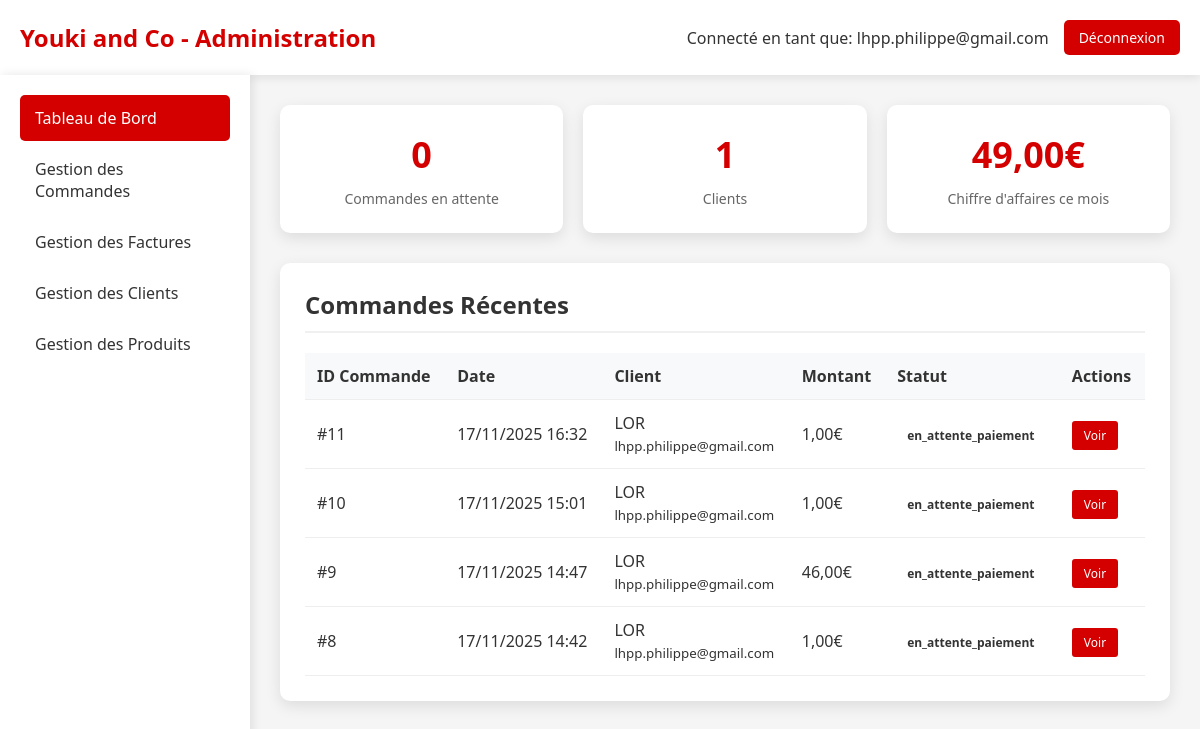
The page /admin_dashboard.php (signed in) on the database as committed earlier.
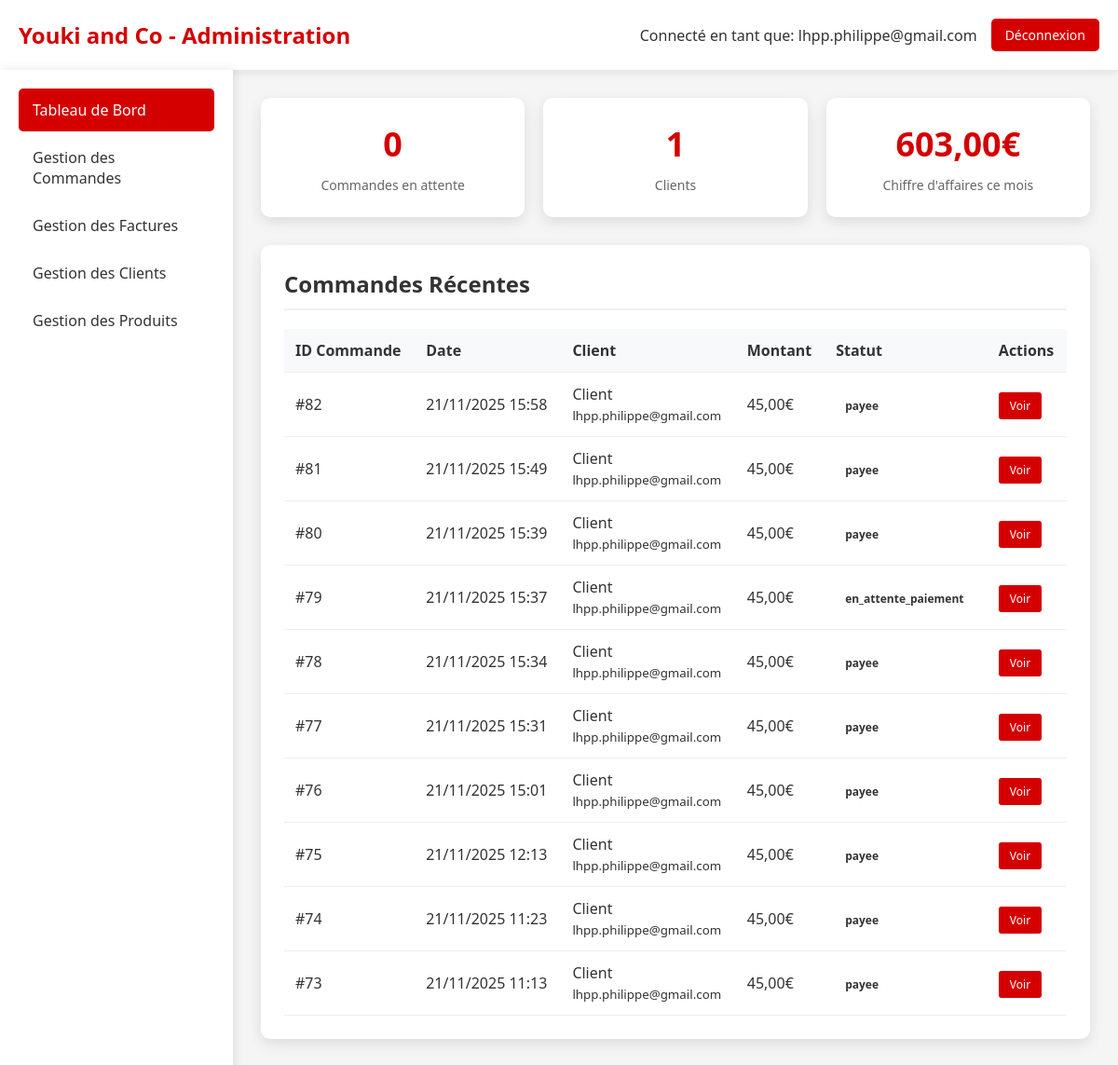
The same page on the database as committed later.
### tables this page shows
CREATE TABLE IF NOT EXISTS `commande` (
  `idCommande` bigint NOT NULL AUTO_INCREMENT,
  `idClient` bigint NOT NULL,
  `idAdresseLivraison` bigint NOT NULL,
  `idAdresseFacturation` bigint DEFAULT NULL,
  `dateCommande` datetime NOT NULL,
  `modeReglement` varchar(20) NOT NULL DEFAULT 'CB',
  `delaiLivraison` date NOT NULL,
  `fraisDePort` double NOT NULL,
  `montantTotal` double NOT NULL,
  `statut` varchar(20) NOT NULL DEFAULT 'en_attente',
  `statut_paiement` enum('en_attente','payee','echec','annulee','rembourse') DEFAULT 'en_attente',
  `idPaiement` int DEFAULT NULL,
  PRIMARY KEY (`idCommande`),
  KEY `Commande_idClient_FK` (`idClient`),
  KEY `Commande_idAdresseLivraison_FK` (`idAdresseLivraison`),
  KEY `idAdresseFacturation` (`idAdresseFacturation`)
);

CREATE TABLE IF NOT EXISTS `client` (
  `idClient` bigint NOT NULL AUTO_INCREMENT,
  `email` varchar(50) NOT NULL,
  `motDePasse` varchar(255) DEFAULT NULL,
  `nom` varchar(50) DEFAULT NULL,
  `prenom` varchar(50) DEFAULT NULL,
  `telephone` varchar(20) DEFAULT NULL,
  `email_confirme` tinyint(1) DEFAULT '0',
  `token_confirmation` varchar(64) DEFAULT NULL,
  `token_expires` datetime DEFAULT NULL,
  `type` enum('temporaire','permanent') DEFAULT 'temporaire',
  `date_creation` datetime DEFAULT CURRENT_TIMESTAMP,
  `session_id` varchar(128) DEFAULT NULL,
  PRIMARY KEY (`idClient`),
  KEY `idx_client_type` (`type`),
  KEY `idx_client_session` (`session_id`),
  KEY `idx_client_date` (`date_creation`)
);

### admin_dashboard.php (the view, shortened to what this page needs)
<?php
require_once 'config.php';
try {
    $pdo = new PDO("mysql:host=$host;dbname=$dbname;charset=utf8", $username, $password);
    $pdo->setAttribute(PDO::ATTR_ERRMODE, PDO::ERRMODE_EXCEPTION);
    $stmt = $pdo->query("SELECT COUNT(*) FROM Commande WHERE statut = 'en_attente'");
    $commandesEnAttente = $stmt->fetchColumn();
    $stmt = $pdo->query("SELECT COUNT(*) FROM Client WHERE type = 'permanent' OR (type IS NULL AND email NOT LIKE 'temp_%@origamizen.fr')");
    $clientsPermanents = $stmt->fetchColumn();
    $stmt = $pdo->query("SELECT SUM(montantTotal) FROM Commande WHERE MONTH(dateCommande) = MONTH(CURRENT_DATE()) AND YEAR(dateCommande) = YEAR(CURRENT_DATE())");
    $chiffreAffaires = $stmt->fetchColumn() ?? 0;
    $stmt = $pdo->query("
        SELECT c.idCommande, c.dateCommande, c.montantTotal, c.statut,
               cl.nom, cl.prenom, cl.email
        FROM Commande c
        JOIN Client cl ON c.idClient = cl.idClient
        ORDER BY c.dateCommande DESC
        LIMIT 10
    ");
    $commandesRecentes = $stmt->fetchAll(PDO::FETCH_ASSOC);
} catch (PDOException $e) {
    die("Erreur de connexion à la base de données: " . $e->getMessage());
}
?>
<!DOCTYPE html>
<html lang="fr">
<head>
</head>
<body>
    <div class="header">
        <div class="logo">
            <h1>Youki and Co - Administration</h1>
        </div>
        <div class="admin-info">
            <span>Connecté en tant que: <?= htmlspecialchars($_SESSION['admin_email']) ?></span>
            <a href="?logout=1" class="btn-logout">Déconnexion</a>
        </div>
    </div>
    <div class="container">
        <div class="sidebar">
            <a href="admin_dashboard.php" class="nav-item active">Tableau de Bord</a>
            <a href="admin_commandes.php" class="nav-item">Gestion des Commandes</a>
            <a href="admin_factures.php" class="nav-item">Gestion des Factures</a>
            <a href="admin_clients.php" class="nav-item">Gestion des Clients</a>
            <a href="admin_produits.php" class="nav-item">Gestion des Produits</a>
        </div>
        <div class="main-content">
            <div class="stats-grid">
                <div class="stat-card">
                    <div class="stat-number"><?= $commandesEnAttente ?></div>
                    <div class="stat-label">Commandes en attente</div>
                </div>
                <div class="stat-card">
                    <div class="stat-number"><?= $clientsPermanents ?></div>
                    <div class="stat-label">Clients</div>
                </div>
                <div class="stat-card">
                    <div class="stat-number"><?= number_format($chiffreAffaires, 2, ',', ' ') ?>€</div>
                    <div class="stat-label">Chiffre d'affaires ce mois</div>
                </div>
            </div>
            <div class="section">
                <h2>Commandes Récentes</h2>
                <table>
                    <thead>
                        <tr>
                            <th>ID Commande</th>
                            <th>Date</th>
                            <th>Client</th>
                            <th>Montant</th>
                            <th>Statut</th>
                            <th>Actions</th>
                        </tr>
                    </thead>
                    <tbody>
                        <?php foreach ($commandesRecentes as $commande): ?>
                        <tr>
                            <td>#<?= $commande['idCommande'] ?></td>
                            <td><?= date('d/m/Y H:i', strtotime($commande['dateCommande'])) ?></td>
                            <td><?= htmlspecialchars($commande['prenom'] . ' ' . $commande['nom']) ?><br><small><?= htmlspecialchars($commande['email']) ?></small></td>
                            <td><?= number_format($commande['montantTotal'], 2, ',', ' ') ?>€</td>
                            <td>
                                <span class="status-badge status-<?= $commande['statut'] ?>">
                                    <?= $commande['statut'] ?>
                                </span>
                            </td>
                            <td>
                                <a href="admin_commande_detail.php?id=<?= $commande['idCommande'] ?>" class="btn-action">Voir</a>
                            </td>
                        </tr>
                        <?php endforeach; ?>
                    </tbody>
                </table>
            </div>
        </div>
    </div>
</body>
</html>

Rows that differ between the two databases and show on the page:
removed commande: idCommande "11", dateCommande "17/11/2025 16:32", idClient.nom "LOR", idClient.email "lhpp.philippe@gmail.com", montantTotal "1,00", statut "en_attente_paiement"
removed commande: idCommande "10", dateCommande "17/11/2025 15:01", idClient.nom "LOR", idClient.email "lhpp.philippe@gmail.com", montantTotal "1,00", statut "en_attente_paiement"
removed commande: idCommande "9", dateCommande "17/11/2025 14:47", idClient.nom "LOR", idClient.email "lhpp.philippe@gmail.com", montantTotal "46,00", statut "en_attente_paiement"
removed commande: idCommande "8", dateCommande "17/11/2025 14:42", idClient.nom "LOR", idClient.email "lhpp.philippe@gmail.com", montantTotal "1,00", statut "en_attente_paiement"
added commande: idCommande "82", dateCommande "21/11/2025 15:58", idClient.nom "Client", idClient.email "lhpp.philippe@gmail.com", montantTotal "45,00", statut "payee"
added commande: idCommande "81", dateCommande "21/11/2025 15:49", idClient.nom "Client", idClient.email "lhpp.philippe@gmail.com", montantTotal "45,00", statut "payee"
added commande: idCommande "80", dateCommande "21/11/2025 15:39", idClient.nom "Client", idClient.email "lhpp.philippe@gmail.com", montantTotal "45,00", statut "payee"
added commande: idCommande "79", dateCommande "21/11/2025 15:37", idClient.nom "Client", idClient.email "lhpp.philippe@gmail.com", montantTotal "45,00", statut "en_attente_paiement"
added commande: idCommande "78", dateCommande "21/11/2025 15:34", idClient.nom "Client", idClient.email "lhpp.philippe@gmail.com", montantTotal "45,00", statut "payee"
added commande: idCommande "77", dateCommande "21/11/2025 15:31", idClient.nom "Client", idClient.email "lhpp.philippe@gmail.com", montantTotal "45,00", statut "payee"
added commande: idCommande "76", dateCommande "21/11/2025 15:01", idClient.nom "Client", idClient.email "lhpp.philippe@gmail.com", montantTotal "45,00", statut "payee"
added commande: idCommande "75", dateCommande "21/11/2025 12:13", idClient.nom "Client", idClient.email "lhpp.philippe@gmail.com", montantTotal "45,00", statut "payee"
added commande: idCommande "74", dateCommande "21/11/2025 11:23", idClient.nom "Client", idClient.email "lhpp.philippe@gmail.com", montantTotal "45,00", statut "payee"
added commande: idCommande "73", dateCommande "21/11/2025 11:13", idClient.nom "Client", idClient.email "lhpp.philippe@gmail.com", montantTotal "45,00", statut "payee"
Other text that changed with them:
$chiffreAffaires: "49,00" → "603,00"
